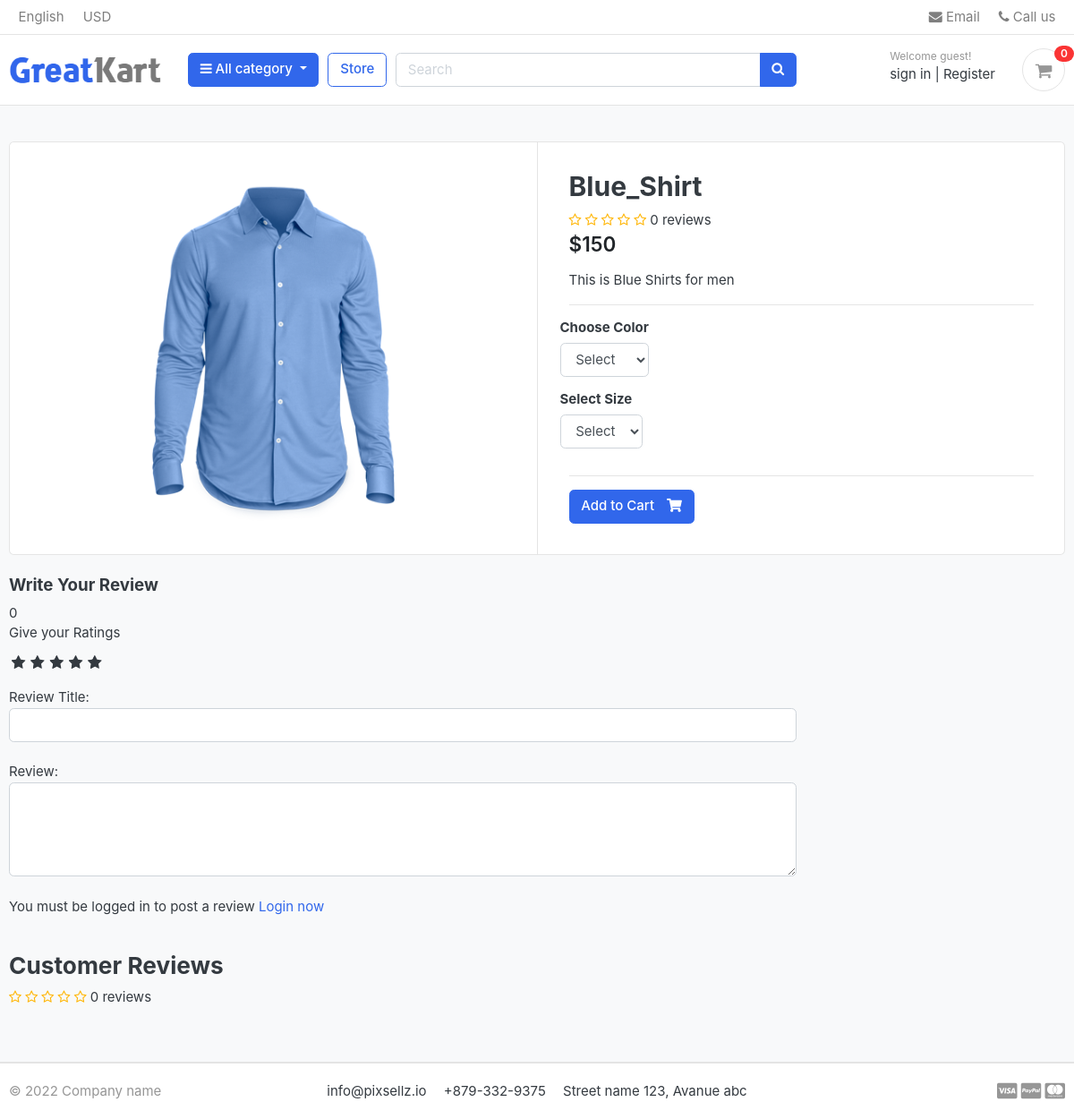
/store/category/Shirts/blue_shirt/, run on the app's committed database.
### store/models.py (models this page shows, shortened)
class Product(models.Model):
    product_name = models.CharField(max_length=200,unique=True)
    slug         = models.SlugField(max_length=255,unique=True)
    description  =  models.TextField(max_length=500,blank=True)
    price        = models.IntegerField()
    images       = models.ImageField(upload_to='photos/products')
    stock        = models.IntegerField()
    is_available = models.BooleanField(default=True)
    category     = models.ForeignKey(Category, on_delete=models.CASCADE) #When we delete the category the product attacted to that cateogory will also be deleted
    created_date = models.DateTimeField(auto_now_add=True)
    modified_date =models.DateTimeField(auto_now =True)
    def  averageReview(self):
        reviews=ReviewRating.objects.filter(product=self, status=True).aggregate(average=Avg('rating'))
        avg=0
        if reviews['average'] is not None:
            avg = float(reviews['average'])
        return avg
    def countReview(self):
         reviews=ReviewRating.objects.filter(product=self, status=True).aggregate(count=Count('id'))
         count=0
         if reviews['count'] is not None:
            count = int(reviews['count'])
         return count

### store/views.py (the view)
# urls.py: path('category/<slug:category_slug>/<slug:product_slug>/',views.product_detail, name='product_detail'),
def product_detail(request,category_slug, product_slug):
    try:
        single_product = Product.objects.get(category__slug=category_slug, slug=product_slug)        #to get access to a specific product
        in_cart = CartItem.objects.filter(cart__cart_id=_cart_id(request), product=single_product).exists()        #cart__cart_id= To acccess the cart_id using the cart(as cart is a foreign key)
    except Exception as e:
         raise e
    if request.user.is_authenticated:
            try:
                orderproduct =   OrderProduct.objects.filter(user=request.user,product_id=single_product.id).exists()
            except OrderProduct.DoesNotExist:
                orderproduct = None
    else:
     orderproduct=None
    reviews = ReviewRating.objects.filter(product_id=single_product.id, status=True)
    context = {
        'single_product':single_product,
        'in_cart'       :in_cart,
        'orderproduct'  :orderproduct,
        'reviews' : reviews,
    }
    return render(request,'store/product_detail.html',context)

### carts/context_processor.py (called while the page is built)
def counter(request):
    cart_count = 0
    if 'admin' in request.path:
        return{}
    else:
        try:
            cart = Cart.objects.filter(cart_id=_cart_id(request))
            if request.user.is_authenticated:
                cart_items = CartItem.objects.all().filter(user=request.user)
            else:
                cart_items = CartItem.objects.all().filter(cart=cart[:1])   #filtering by the cart
            for cart_item in cart_items:
                cart_count= cart_count + cart_item.qunatity
        except Cart.DoesnotExist:
            cart_count = 0
    return  dict(cart_count =cart_count)

### carts/views.py (called while the page is built)
def _cart_id(request):          #private Function, i.e function to fetch the cart_id from the browser
    cart = request.session.session_key      #session_key is present in the cookies
    if not cart:
        cart =request.session.create()
    return cart

### category/context_processors.py (called while the page is built)
def menu_links(request):    #going to fetch all the cateogories from the database
   links = Category.objects.all()
   return dict(links=links)

### category/models.py (called while the page is built)
    def  get_url(self):    #here we are using self because we are creating the function inside the model Category
                return reverse('products_by_category', args=[self.slug])    #this function will bring us the Url of the particular Category

### store/models.py (called while the page is built)
        def colors(self):
            return super (VariationManager,self).filter(variation_category='color', is_active=True)

        def sizes(self):
            return super(VariationManager,self).filter(variation_category='size',is_active=True)

### templates/store/product_detail.html (shortened to what this page needs)
{% extends 'base.html'%}
{% load static %}
{% block content %}
<section class="section-content padding-y bg">
    <div class="container">
    <div class="card">
        <div class="row no-gutters">
            <aside class="col-md-6">
    <article class="gallery-wrap">
        <div class="img-big-wrap">
           <a href="#"><img src="{{ single_product.images.url }}"></a>
        </div>
    </article>
            </aside>
            <main class="col-md-6 border-left">
             <form action="{% url 'add_cart' single_product.id %}" method="POST">
               <article class="content-body">
                <h2 class="title">{{ single_product.product_name }}</h2>
                <div class="rating-star">
                    <span>
                        <i class="fa fa-star{% if single_product.averageReview < 0.5 %}-o{% elif single_product.averageReview >= 0.5 and single_product.averageReview < 1 %}-half-o {% endif %}" aria-hidden="true"></i>
                        <i class="fa fa-star{% if single_product.averageReview < 1.5 %}-o{% elif single_product.averageReview >= 1.5 and single_product.averageReview < 2 %}-half-o {% endif %}" aria-hidden="true"></i>
                        <i class="fa fa-star{% if single_product.averageReview < 2.5 %}-o{% elif single_product.averageReview >= 2.5 and single_product.averageReview < 3 %}-half-o {% endif %}" aria-hidden="true"></i>
                        <i class="fa fa-star{% if single_product.averageReview < 3.5 %}-o{% elif single_product.averageReview >= 3.5 and single_product.averageReview < 4 %}-half-o {% endif %}" aria-hidden="true"></i>
                        <i class="fa fa-star{% if single_product.averageReview < 4.5 %}-o{% elif single_product.averageReview >= 4.5 and single_product.averageReview < 5 %}-half-o {% endif %}" aria-hidden="true"></i>
                        <span>{{single_product.countReview}} reviews</span>
                    </span>
                </div>
                <div class="mb-3">
                 <var class="price h4">${{ single_product.price }}</var>
                </div>
                <p>{{ single_product.description }}</p>
    <hr>
        <div class="row">
            <div class="item-option-select">
                <h6>Choose Color</h6>
                <select name="color" class="form-control" required>
                    <option value="" disabled selected>Select</option>
                </select>
            </div>
        </div>
        <div class="row">
            <div class="item-option-select">
                <h6>Select Size</h6>
                <select name="size" class="form-control" required>
                 <option value="" disabled selected>Select</option>
            </select>
            </div>
        </div>
        <hr>
        {% if single_product.stock <= 0 %}
            <h5 class = "text-danger">Out of Stock</h5>
            {% else %}
               <button type="submit"  class="btn  btn-primary"> <span class="text">Add to Cart</span> <i class="fas fa-shopping-cart"></i>  </button>
        {% endif %}
    </article>
  </form>
            </main>
        </div>
    </div>
    <br>
    <div class="row">
                <div class="col-md-9">
        <form action="{%url 'submit_review' single_product.id%}"method="POST">
            <h5>Write Your Review</h5>
            {{single_product.averageReview}}
            <div>
                 <label>Give your Ratings</label>
                 <br>
                  <div class="rate">
                     <input type="radio" name="rating" id="rating10" value="5" required /><label for="rating10" title="5"></label>
                     <input type="radio" name="rating" id="rating8" value="4" required /><label for="rating8" title="4"></label>
                     <input type="radio" name="rating" id="rating6" value="3" required /><label for="rating6" title="3"></label>
                     <input type="radio" name="rating" id="rating4" value="2" required /><label for="rating4" title="2"></label>
                     <input type="radio" name="rating" id="rating2" value="1" required /><label for="rating2" title="1"></label>
                  </div>
      <br>
                 Review Title:
                 <input type="text" class="form-control" name="subject" >
                  <br>
                  Review:
                  <textarea name="review" rows="4" class="form-control"></textarea>
                  <br>
                  {% if user.is_authenticated %}
                        {% if orderproduct %}
                            <input type="submit" value="Submit Review" class="btn btn-primary">
                        {% else %}
                          <p>You must purchase this product to post a review </p>
                        {% endif %}
                    {% else %}
                    <p>You must be logged in to post a review <span><a href="{% url 'login' %}">Login now</a></span></p>
                    {% endif %}
            </div>
        </form>
        <br>
        <header class="section-heading">
            <h3>Customer Reviews </h3>
                <div class="rating-star">
                    <span>
                        <i class="fa fa-star{% if single_product.averageReview < 0.5 %}-o{% elif single_product.averageReview >= 0.5 and single_product.averageReview < 1 %}-half-o {% endif %}" aria-hidden="true"></i>
                        <i class="fa fa-star{% if single_product.averageReview < 1.5 %}-o{% elif single_product.averageReview >= 1.5 and single_product.averageReview < 2 %}-half-o {% endif %}" aria-hidden="true"></i>
                        <i class="fa fa-star{% if single_product.averageReview < 2.5 %}-o{% elif single_product.averageReview >= 2.5 and single_product.averageReview < 3 %}-half-o {% endif %}" aria-hidden="true"></i>
                        <i class="fa fa-star{% if single_product.averageReview < 3.5 %}-o{% elif single_product.averageReview >= 3.5 and single_product.averageReview < 4 %}-half-o {% endif %}" aria-hidden="true"></i>
                        <i class="fa fa-star{% if single_product.averageReview < 4.5 %}-o{% elif single_product.averageReview >= 4.5 and single_product.averageReview < 5 %}-half-o {% endif %}" aria-hidden="true"></i>
                        <span>{{single_product.countReview}} reviews</span>
                    </span>
                </div>
        </header>
        </div>
    </div>
    </div>
    </section>
{% endblock %}

### static/css/ui.css (style rules this page uses)
html { font-family: "Inter", sans-serif; font-size: 15px; }
.content-body { flex: 1 1 auto; padding: 2rem 2.3rem; }
.padding-y { padding-top: 40px; padding-bottom: 40px; }
var { font-style: normal; }
article:after, .form-group:after { display: block; clear: both; content: ""; }
.bg { background-color: #f8f9fa; }
.section-heading { margin-bottom: 20px; margin-top: 15px; }
p:last-child { margin-bottom: 0; }
.btn .text + i { margin-left: 10px; }
.price { font-weight: 600; color: #212529; }
.gallery-wrap .img-big-wrap { margin-bottom: 10px; border-radius: 0.37rem; overflow: hidden; background-color: #fff; }
.gallery-wrap .img-big-wrap a { text-align: center; display: block; }
.gallery-wrap .img-big-wrap img { height: 450px; width: auto; display: inline-block; }
.item-option-select { margin-bottom: 1rem; display: inline-block; margin-right: 15px; }

### static/css/custom.css (style rules this page uses)
.rate { display: inline-block;; border: 0; }
.rate > label { float: right; }
.rate > label:before { display: inline-block; font-size: 1.1rem; font-family: FontAwesome; content: "\f005"; margin:0; padding:0.3rem .2rem; cursor: pointer; }

### templates/store/product_detail.html (style rules this page uses)
.rate { display: inline-block;; border: 0; }
.rate > label { float: right; }
.rate > label:before { display: inline-block; font-size: 1.1rem; font-family: FontAwesome; content: "\f005"; margin:0; padding:0.3rem .2rem; cursor: pointer; }
.rating-star i { color:#ffb503 !important }

### data on the page
Product: images (picture), product_name "Blue_Shirt", countReview "0", price "150", description "This is Blue Shirts for men", averageReview "0"

### other printed values
{{ cart_count }} "0"
